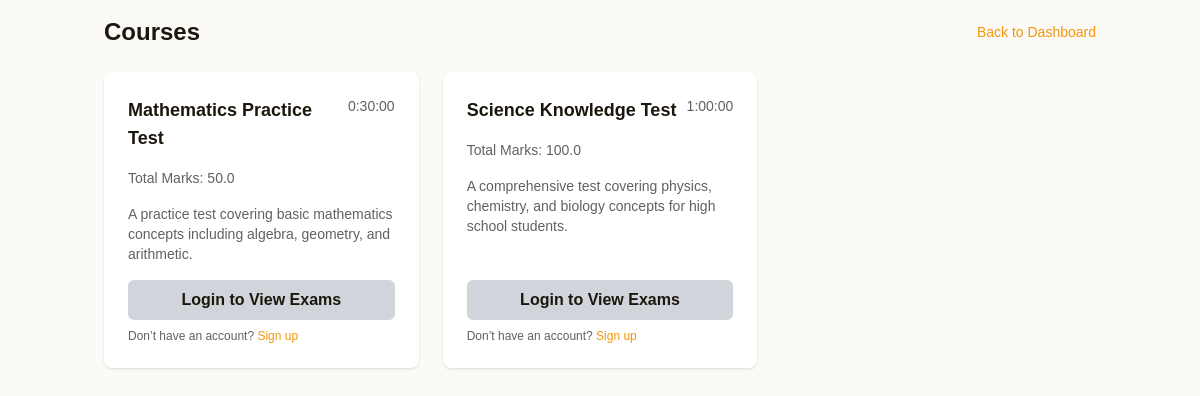
Page /courses/ on the committed database.
### exam/models.py (models this page shows, shortened)
class Exam(models.Model):
    id = models.AutoField(primary_key=True)
    name = models.CharField(max_length=100)
    total_marks = models.FloatField()
    duration = models.DurationField()
    language = models.CharField(max_length=50, default='English')
    description = models.TextField(null=True, blank=True)

### exam/views.py (the view)
# urls.py: path('courses/', views.CoursesView.as_view(), name='courses'),
class CoursesView(TemplateView):
    template_name = 'courses.html'
    def dispatch(self, request, *args, **kwargs):
        jwt_auth = JWTAuthentication()
        try:
            validated_token = jwt_auth.get_validated_token(request.COOKIES.get('jwt', ''))
            request.user = jwt_auth.get_user(validated_token)
        except Exception:
            pass
        return super().dispatch(request, *args, **kwargs)
    def get_context_data(self, **kwargs):
        context = super().get_context_data(**kwargs)
        context['courses'] = Exam.objects.all().order_by('name')
        return context

### templates/courses.html (shortened to what this page needs)
{% load static %}
<!DOCTYPE html>
<html lang="en">
<head>
    <link rel="stylesheet" href="{% static 'css/style.css' %}" />
    <script src="https://cdn.tailwindcss.com?plugins=forms,typography"></script>
</head>
<body class="bg-[#fcfaf7] font-rubik">
    <div class="min-h-screen container mx-auto p-4">
        <div class="flex items-center justify-between mb-6">
            <h1 class="text-2xl font-bold text-[#1c170d]">Courses</h1>
            <a href="/dashboard/" class="text-sm text-[#f2960d] hover:text-[#c3824e]">Back to Dashboard</a>
        </div>
        {% if courses %}
        <div class="grid grid-cols-1 md:grid-cols-2 lg:grid-cols-3 gap-6">
            {% for course in courses %}
            <div class="bg-white rounded-lg shadow p-6 flex flex-col">
                <div class="flex justify-between items-start mb-4">
                    <h2 class="text-lg font-semibold text-[#1c170d]">{{ course.name }}</h2>
                    <span class="text-sm text-[#616161]">{{ course.duration }}</span>
                </div>
                <p class="text-sm text-[#616161] mb-4">Total Marks: {{ course.total_marks }}</p>
                {% if course.description %}
                <p class="text-sm text-[#616161] mb-4">{{ course.description|truncatewords:20 }}</p>
                {% endif %}
                {% if request.user.is_authenticated %}
                <div class="mt-auto flex gap-2">
                    <a href="{% url 'instructions' course.id %}" class="flex-1 bg-[#f2960d] text-white py-2 px-4 rounded-md text-center font-semibold hover:opacity-90">Start Exam</a>
                    <a href="{% url 'course-exams' course.id %}" class="flex-1 bg-gray-200 text-[#1c170d] py-2 px-4 rounded-md text-center font-semibold hover:opacity-90">View Exams</a>
                </div>
                {% else %}
                <a href="/login/" class="mt-auto bg-gray-300 text-[#1c170d] py-2 px-4 rounded-md text-center font-semibold hover:opacity-90">Login to View Exams</a>
                <p class="text-xs text-[#616161] mt-2">Don’t have an account? <a href="/signup/" class="text-[#f2960d] hover:text-[#c3824e]">Sign up</a></p>
                {% endif %}
            </div>
            {% endfor %}
        </div>
        {% else %}
        <p class="text-[#616161]">No courses available.</p>
        {% endif %}
    </div>
</body>
</html>

### static/css/style.css (style rules this page uses)
html, :host { line-height: 1.5; -webkit-text-size-adjust: 100%; -moz-tab-size: 4; -o-tab-size: 4; tab-size: 4; font-family: ui-sans-serif, system-ui, sans-serif, "Apple Color Emoji", "Segoe UI Emoji", "Segoe UI Symbol", "Noto Color Emoji"; font-feature-settings: normal; font-variation-settings: normal; -webkit-tap-highlight-color: transparent; }
body { margin: 0; line-height: inherit; }
h1, h2, h3, h4, h5, h6 { font-size: inherit; font-weight: inherit; }
a { color: inherit; text-decoration: inherit; }
blockquote, dl, dd, h1, h2, h3, h4, h5, h6, hr, figure, p, pre { margin: 0; }
.container { width: 100%; }
@media (min-width: 640px) { .container { max-width: 640px; } }
@media (min-width: 768px) { .container { max-width: 768px; } }
@media (min-width: 1024px) { .container { max-width: 1024px; } }
.mx-auto { margin-left: auto; margin-right: auto; }
.mb-4 { margin-bottom: 1rem; }
.mb-6 { margin-bottom: 1.5rem; }
.mt-auto { margin-top: auto; }
.flex { display: flex; }
.grid { display: grid; }
.min-h-screen { min-height: 100vh; }
.grid-cols-1 { grid-template-columns: repeat(1, minmax(0, 1fr)); }
.flex-col { flex-direction: column; }
.items-start { align-items: flex-start; }
.items-center { align-items: center; }
.justify-between { justify-content: space-between; }
.gap-6 { gap: 1.5rem; }
.rounded-lg { border-radius: 0.5rem; }
.rounded-md { border-radius: 0.375rem; }
.bg-\[\#fcfaf7\] { --tw-bg-opacity: 1; background-color: rgb(252 250 247 / var(--tw-bg-opacity, 1)); }
.bg-gray-300 { --tw-bg-opacity: 1; background-color: rgb(209 213 219 / var(--tw-bg-opacity, 1)); }
.bg-white { --tw-bg-opacity: 1; background-color: rgb(255 255 255 / var(--tw-bg-opacity, 1)); }
.p-4 { padding: 1rem; }
.p-6 { padding: 1.5rem; }
.px-4 { padding-left: 1rem; padding-right: 1rem; }
.py-2 { padding-top: 0.5rem; padding-bottom: 0.5rem; }
.text-center { text-align: center; }
.font-rubik { font-family: Rubik, sans-serif; }
.text-2xl { font-size: 1.5rem; line-height: 2rem; }
.text-lg { font-size: 1.125rem; line-height: 1.75rem; }
.text-sm { font-size: 0.875rem; line-height: 1.25rem; }
.text-xs { font-size: 0.75rem; line-height: 1rem; }
.font-bold { font-weight: 700; }
.font-semibold { font-weight: 600; }
.text-\[\#1c170d\] { --tw-text-opacity: 1; color: rgb(28 23 13 / var(--tw-text-opacity, 1)); }
.text-\[\#616161\] { --tw-text-opacity: 1; color: rgb(97 97 97 / var(--tw-text-opacity, 1)); }
.text-\[\#f2960d\] { --tw-text-opacity: 1; color: rgb(242 150 13 / var(--tw-text-opacity, 1)); }
.shadow { --tw-shadow: 0 1px 3px 0 rgb(0 0 0 / 0.1), 0 1px 2px -1px rgb(0 0 0 / 0.1); --tw-shadow-colored: 0 1px 3px 0 var(--tw-shadow-color), 0 1px 2px -1px var(--tw-shadow-color); box-shadow: var(--tw-ring-offset-shadow, 0 0 #0000), var(--tw-ring-shadow, 0 0 #0000), var(--tw-shadow); }
@media (min-width: 768px) { .md\:grid-cols-2 { grid-template-columns: repeat(2, minmax(0, 1fr)); } }
@media (min-width: 1024px) { .lg\:grid-cols-3 { grid-template-columns: repeat(3, minmax(0, 1fr)); } }

### rows in the picture
Exam: name "Mathematics Practice Test", duration "0:30:00", total_marks "50.0", description "A practice test covering basic mathematics concepts including algebra, geometry, and arithmetic."
Exam: name "Science Knowledge Test", duration "1:00:00", total_marks "100.0", description "A comprehensive test covering physics, chemistry, and biology concepts for high school students."
